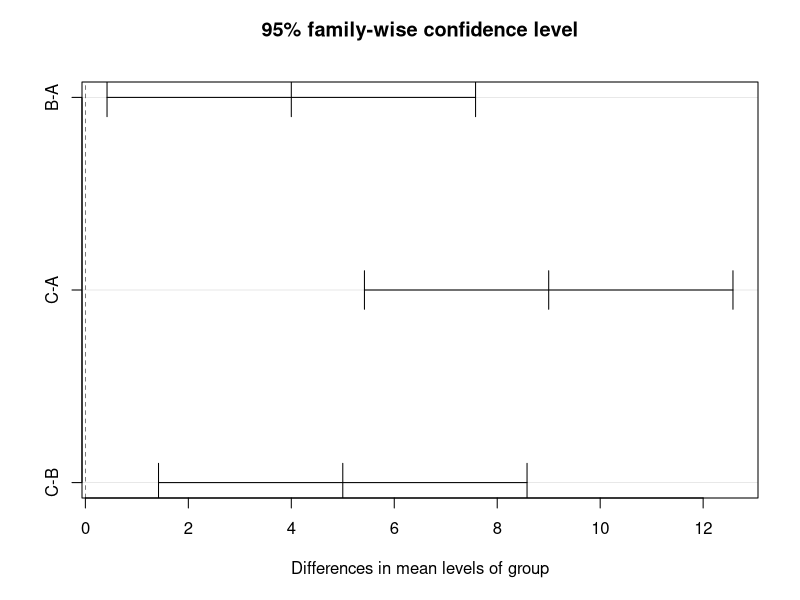
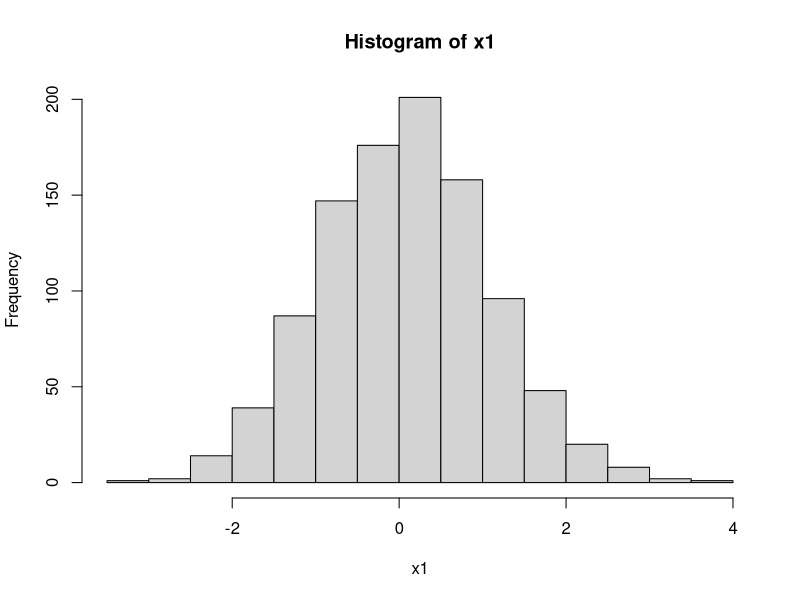
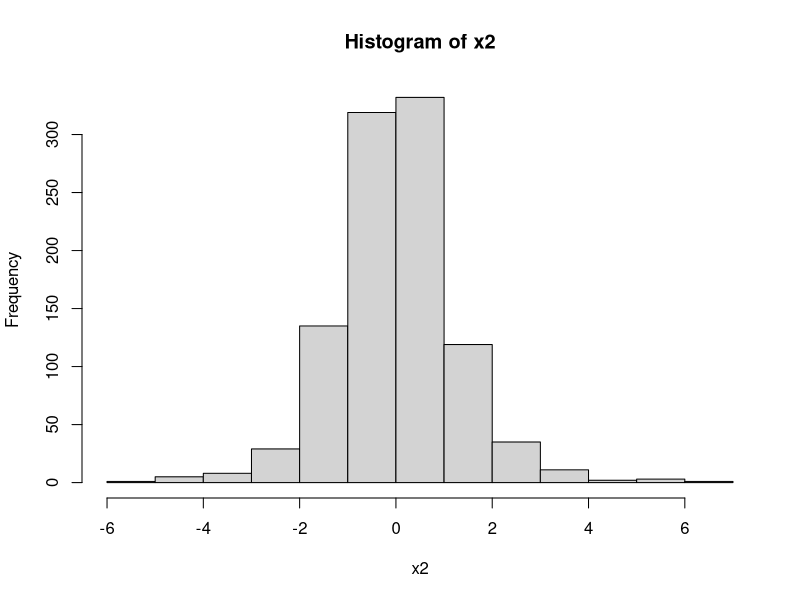
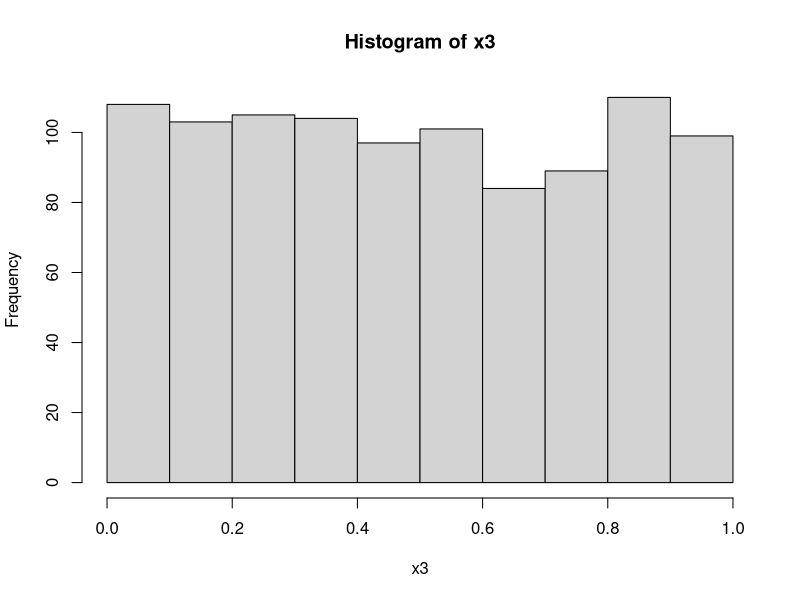
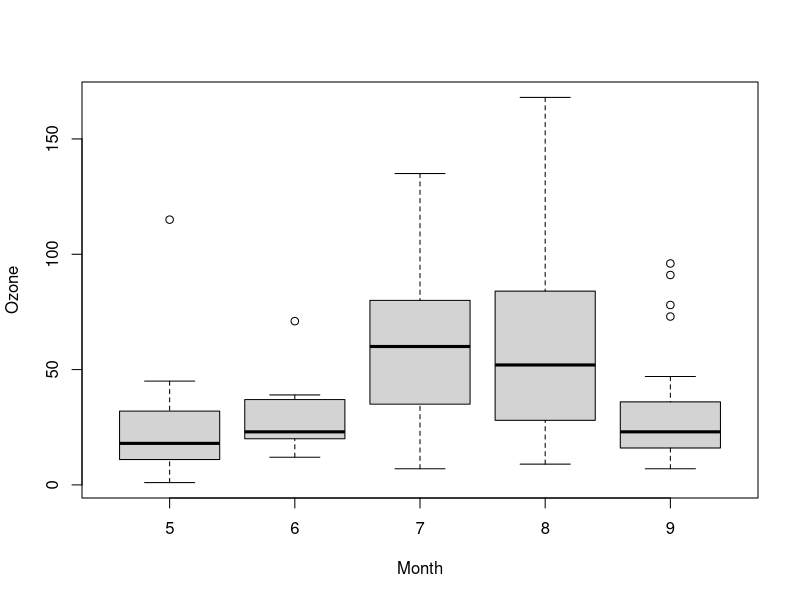
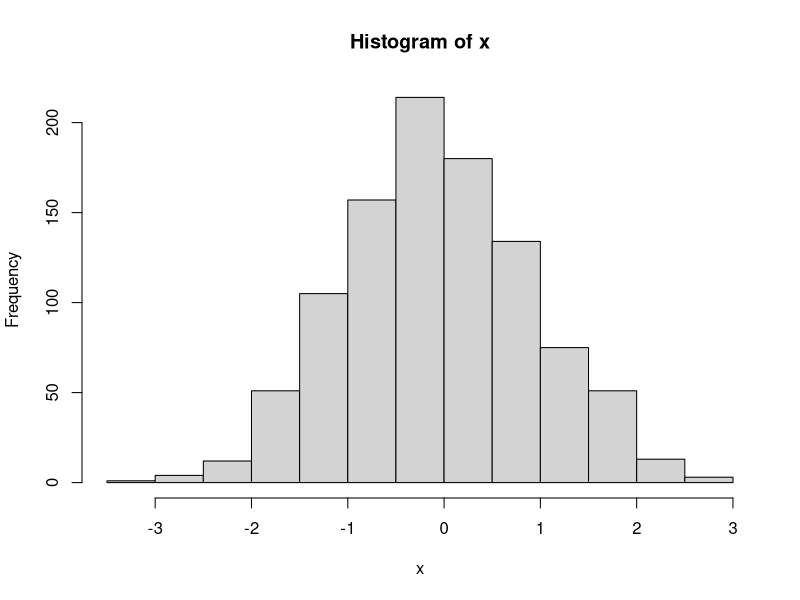
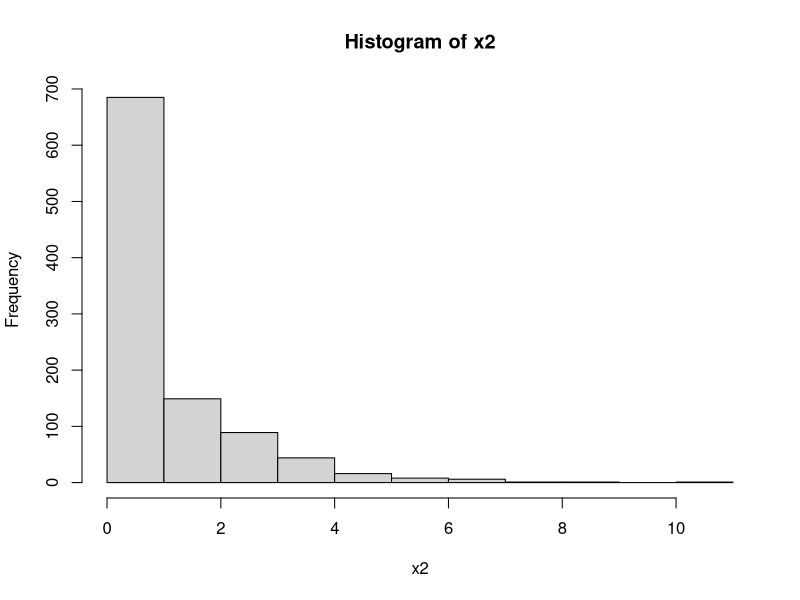
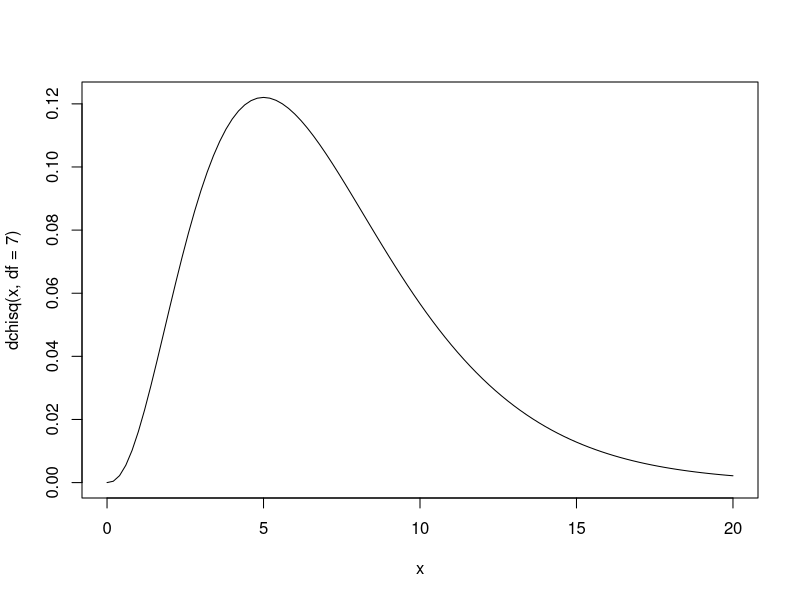

These figures' R source, in order:
## ---- chunk 1

A <- c(2,3,7,2,6)
B <- c(10,8,7,5,10)
C <- c(10,13,14,13,15)

stress <- c(A,B,C)
group <- c(rep("A",5),rep("B",5),rep("C",5))

df <- data.frame(stress,group)

m <- aov(stress~group,data = df)
m
summary(m)

TukeyHSD(m)
plot(TukeyHSD(m))

qf(0.95,df1 = 2,df2 = 12)
pf(22.59,df1 = 2,df2 = 12,lower.tail = FALSE)

s <- oneway.test(stress~group, data = df, var.equal = TRUE)
s
summary(s)
str(s)
## ---- chunk 2
x1 <- rnorm(n = 1000)
hist(x1)
shapiro.test(x1)

x2 <- rt(1000,df = 5)
hist(x2)
shapiro.test(x2)

x3 <- runif(1000)
hist(x3)
shapiro.test(x3)

## ---- chunk 3
#Load packages
if (!require(car)) {install.packages("car")}
library(reshape2)
library(car)

#Creating example data
sample1 <- rnorm(20)
sample2 <- rnorm(20)

#Combine data
sample <- as.data.frame(cbind(sample1, sample2))

#Melt data
dataset <- melt(sample)

print(dataset)

#Compute test
leveneTest(value ~ variable, dataset)

## ---- chunk 4
#Load packages
library(reshape2)
library(car)

#Creating example data
sample1 <- rnorm(20)
sample2 <- rnorm(20,mean = 100,sd = 10)

#Combine data
sample <- as.data.frame(cbind(sample1, sample2))

#Melt data
dataset <- melt(sample)

print(dataset)

#Compute test
leveneTest(value ~ variable, dataset)

## ---- chunk 5
library(graphics)
df <- airquality
boxplot(Ozone ~ Month, data = df)
kruskal.test(Ozone ~ Month, data = df)
## ---- chunk 6

x <- rnorm(1000)
hist(x)
x2 <- x^2
hist(x2)

curve(dchisq(x, df = 7), from = 0, to = 20)
qchisq(.95, df = 7) # 7 degrees of freedom 
## ---- chunk 7
curve(df(x,df1 = 5,df2 = 2),from = 0,to = 5)
qf(.95, df1 = 5, df2 = 2)

